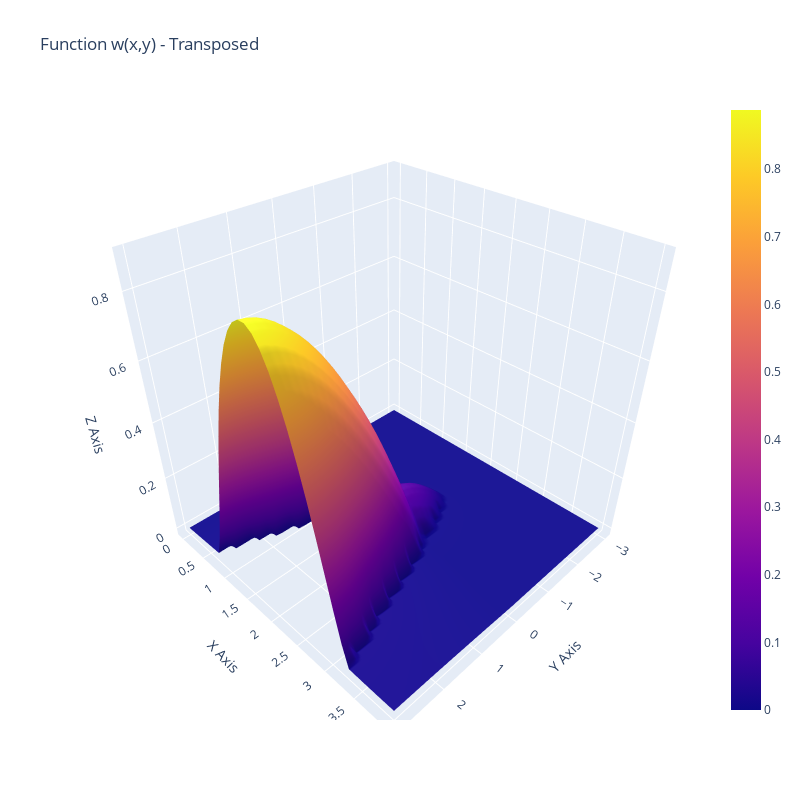

Notebook code for this chart:
### Code cell
import pandas as pd
import numpy as np
import plotly.graph_objects as go

# Load and clean data
data = pd.read_csv("output_mpi.csv", header=None)
data = data.apply(pd.to_numeric, errors="coerce").dropna(axis=1)  # Drop non-numeric columns
data_transposed = data.T

# Define x and y range
shape0, shape1 = data_transposed.shape
x = np.linspace(-3, 3, shape1)
y = np.linspace(0, 4, shape0)

# Plot 3D surface
fig = go.Figure(data=[go.Surface(z=data_transposed.values, x=x, y=y)])
fig.update_layout(
    title="Function w(x,y) - Transposed",
    autosize=False,
    width=800,
    height=800,
    scene=dict(
        xaxis_title="Y Axis",
        yaxis_title="X Axis",
        zaxis_title="Z Axis",
    ),
)
fig.show()

### Figure 1 — Plotly figure (JSON) as saved in the notebook; plotly's stock layout.template omitted (floating-point values rounded to 4 significant figures; data arrays with more than 128 entries replaced by an {"elided": "..."} marker saying what was removed)
{"data": [{"type": "surface", "x": [-3, -2.846, -2.692, -2.538, -2.385, -2.231, -2.077, -1.923, -1.769, -1.615, -1.462, -1.308, -1.154, -1, -0.8462, -0.6923, -0.5385, -0.3846, -0.2308, -0.07692, 0.07692, 0.2308, 0.3846, 0.5385, 0.6923, 0.8462, 1, 1.154, 1.308, 1.462, 1.615, 1.769, 1.923, 2.077, 2.231, 2.385, 2.538, 2.692, 2.846, 3], "y": [0, 0.1026, 0.2051, 0.3077, 0.4103, 0.5128, 0.6154, 0.7179, 0.8205, 0.9231, 1.026, 1.128, 1.231, 1.333, 1.436, 1.538, 1.641, 1.744, 1.846, 1.949, 2.051, 2.154, 2.256, 2.359, 2.462, 2.564, 2.667, 2.769, 2.872, 2.974, 3.077, 3.179, 3.282, 3.385, 3.487, 3.59, 3.692, 3.795, 3.897, 4], "z": {"elided": "40x40 float values"}}], "layout": {"autosize": false, "height": 800, "scene": {"xaxis": {"title": {"text": "Y Axis"}}, "yaxis": {"title": {"text": "X Axis"}}, "zaxis": {"title": {"text": "Z Axis"}}}, "title": {"text": "Function w(x,y) - Transposed"}, "width": 800}}
